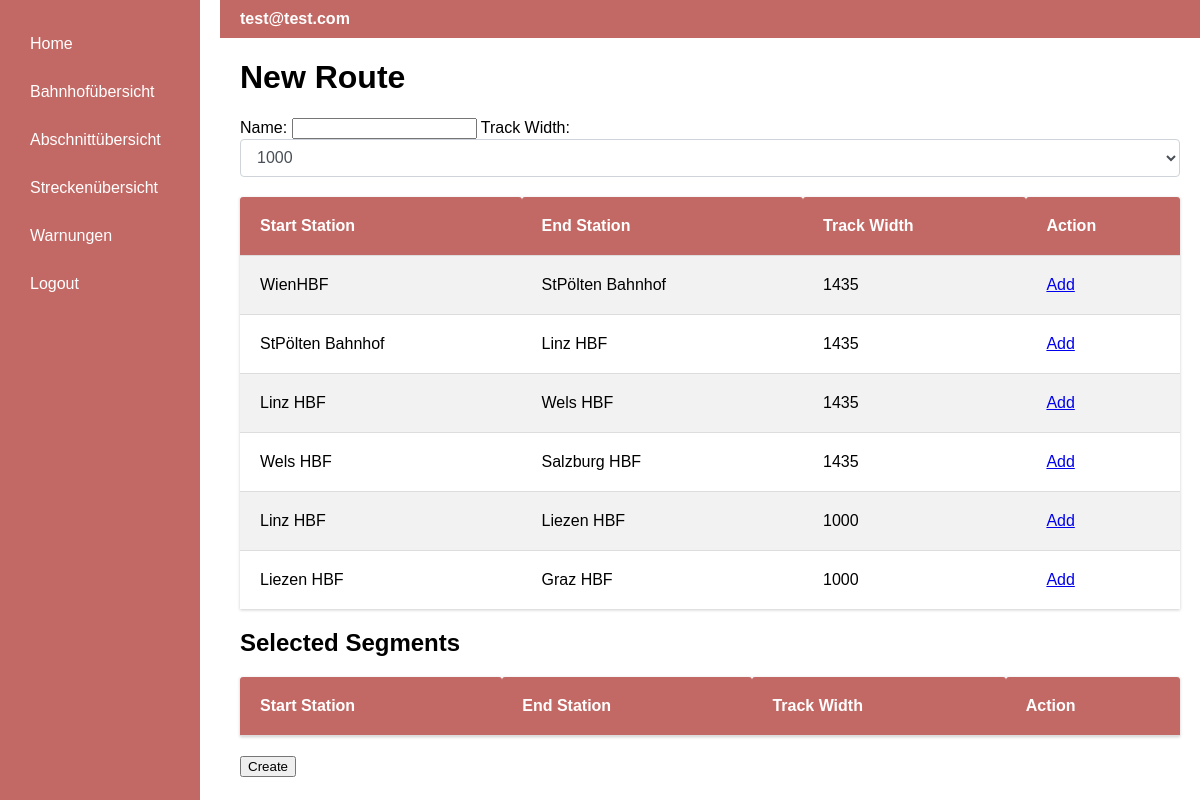
The page /routeEdit/1/1 (signed in) on the database as committed earlier.
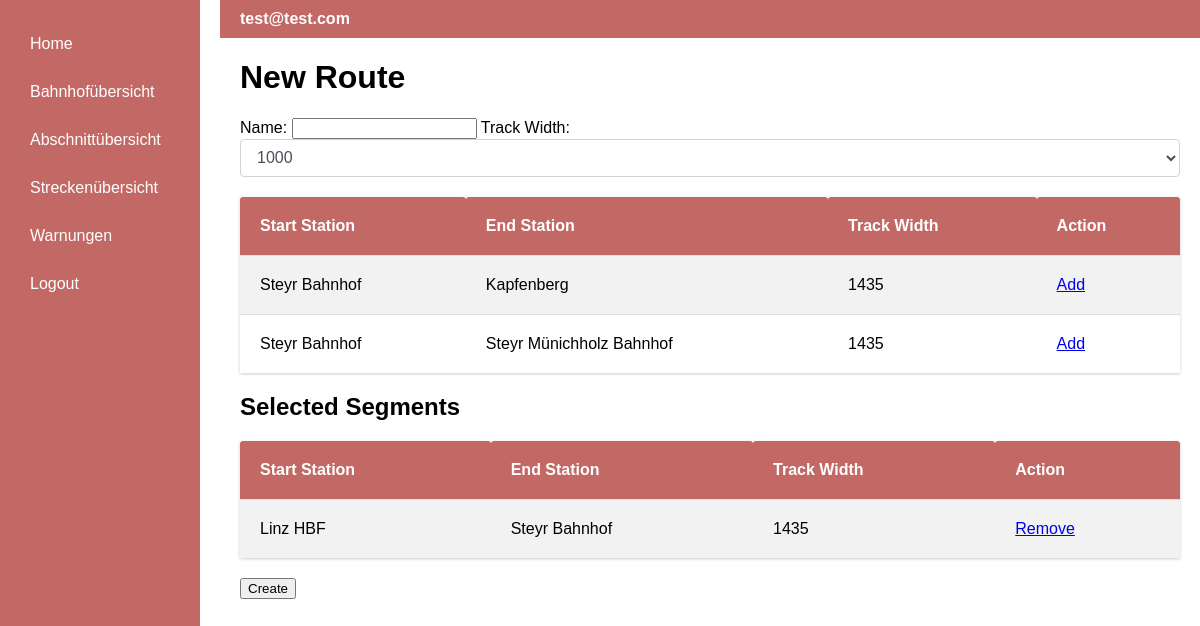
The same page on the database as committed later.
### app/models.py (models this page shows)
class Segment(db.Model):
    id = db.Column(db.Integer, primary_key=True, autoincrement=True)
    startStation = db.Column(db.Integer, db.ForeignKey('station.id', name='fk_segment_start'))
    endStation = db.Column(db.Integer, db.ForeignKey('station.id', name='fk_segment_end'))
    trackWidth = db.Column(db.Integer)
    length = db.Column(db.Double)
    maxSpeed = db.Column(db.Integer)
    price = db.Column(db.Double)
    warnings = db.relationship("Warning")

class Station(db.Model):
    id = db.Column(db.Integer, primary_key=True, autoincrement=True)
    name = db.Column(db.String(140))
    address_id = db.Column(db.Integer, db.ForeignKey('address.id', name='fk_station_address_id'))
    address = db.relationship("Address")
    xcoord = db.Column(db.String(140))
    ycoord = db.Column(db.String(140))

### app/routes.py (the view, shortened to what this page needs)
@app.route('/routeEdit/<int:route_id>', methods=['GET', 'POST'])
@app.route('/routeEdit/<int:route_id>/<int:segment_id>', methods=['GET', 'POST'])
@login_required
def routeEdit(route_id, segment_id=None):
    StartStation = aliased(Station)
    EndStation = aliased(Station)
    if 'selected_segments' not in session:
        session['selected_segments'] = []
    remove = request.args.get('remove', default=False, type=bool)
    if (request.method == 'GET'):
        if segment_id:
            if remove:
                session['selected_segments'].remove(segment_id)
                session.modified = True
            else:
                segment = Segment.query.get(segment_id)
                if segment:
                    session['selected_segments'].append(segment_id)
                    session.modified = True
    if session['selected_segments']:
        last_added_segment = Segment.query.get(session['selected_segments'][-1])
        segments = db.session.query(
            Segment,
            StartStation.name.label('start_station_name'),
            EndStation.name.label('end_station_name')
        ).join(
            StartStation, Segment.startStation == StartStation.id
        ).join(
            EndStation, Segment.endStation == EndStation.id
        ).filter(
            Segment.startStation == last_added_segment.endStation,
            Segment.trackWidth == last_added_segment.trackWidth
        ).all()
    else:
        segments = db.session.query(
            Segment,
            StartStation.name.label('start_station_name'),
            EndStation.name.label('end_station_name')
        ).join(
            StartStation, Segment.startStation == StartStation.id
        ).join(
            EndStation, Segment.endStation == EndStation.id
        ).all()
    new_route = Route()
    form = RouteForm(obj=new_route)
    selected_segments = [db.session.query(
        Segment,
        StartStation.name.label('start_station_name'),
        EndStation.name.label('end_station_name')
    ).join(
        StartStation, Segment.startStation == StartStation.id
    ).join(
        EndStation, Segment.endStation == EndStation.id
    ).filter(
        Segment.id == id
    ).first() for id in session['selected_segments']]
    return render_template('route_edit.html', form=form, segments=segments, selected_segments=selected_segments, route_id=route_id)

### app/forms.py (shortened to what this page needs)
class RouteForm(FlaskForm):
    name = StringField('Route Name', validators=[DataRequired()])
    startStation = SelectField('Start Station', coerce=int, validators=[DataRequired()])
    endStation = SelectField('End Station', coerce=int, validators=[DataRequired()])
    trackWidth = SelectField('Track Width', choices=[('1000', '1000'), ('1435', '1435')], coerce=int)
    submit = SubmitField('Submit')
    def __init__(self, *args, **kwargs):
        super(RouteForm, self).__init__(*args, **kwargs)
        self.startStation.choices = [(station.id, station.name) for station in Station.query.all()]
        self.endStation.choices = [(station.id, station.name) for station in Station.query.all()]

### app/models.py (called while the page is built)
@login.user_loader
def load_user(id):
    return db.session.get(User, int(id))

### app/templates/route_edit.html (shortened to what this page needs)
{% extends "base.html" %}
{% block content %}
    <h1>New Route</h1>
    <form method="POST">
        <label for="name">Name:</label>
        <input type="text" id="name" name="name" required>
        <label for="trackWidth">Track Width:</label>
{{ form.trackWidth(class="form-control") }}
        <table class="table-station">
    <tr>
        <th>Start Station</th>
        <th>End Station</th>
        <th>Track Width</th>
        <th>Action</th>
    </tr>
    {% for segment, start_station_name, end_station_name in segments %}
        <tr>
            <td>{{ start_station_name }}</td>
            <td>{{ end_station_name }}</td>
            <td>{{ segment.trackWidth }}</td>
            <td><a href="{{ url_for('routeEdit',route_id=route_id, segment_id=segment.id) }}">Add</a></td>
        </tr>
    {% endfor %}
</table>
        <h2>Selected Segments</h2>
        <table class="table-station">
    <tr>
        <th>Start Station</th>
        <th>End Station</th>
        <th>Track Width</th>
        <th>Action</th>
    </tr>
    {% for segment, start_station_name, end_station_name in selected_segments %}
        <tr>
            <td>{{ start_station_name }}</td>
            <td>{{ end_station_name }}</td>
            <td>{{ segment.trackWidth }}</td>
            <td><a href="{{ url_for('routeEdit',route_id=route_id, segment_id=segment.id, remove=True) }}">Remove</a></td>
        </tr>
    {% endfor %}
</table>
        <input type="submit" value="Create">
    </form>
{% endblock %}

Rows that differ between the two databases and show on the page:
no longer on this page (row edited): Segment: name "StPölten Bahnhof", name "Linz HBF", trackWidth "1435", shown under "New Route"
no longer on this page (row edited): Segment: name "Wels HBF", name "Salzburg HBF", trackWidth "1435", shown under "New Route"
no longer on this page (row edited): Segment: name "Linz HBF", name "Liezen HBF", trackWidth "1000", shown under "New Route"
no longer on this page (row edited): Segment: name "Liezen HBF", name "Graz HBF", trackWidth "1000", shown under "New Route"
changed Segment: name "WienHBF" → "Steyr Bahnhof"; name "StPölten Bahnhof" → "Kapfenberg"
changed Segment: name "Linz HBF" → "Steyr Bahnhof"; name "Wels HBF" → "Steyr Münichholz Bahnhof"
added Segment: name "Linz HBF", name "Steyr Bahnhof", trackWidth "1435", shown under "Selected Segments"
